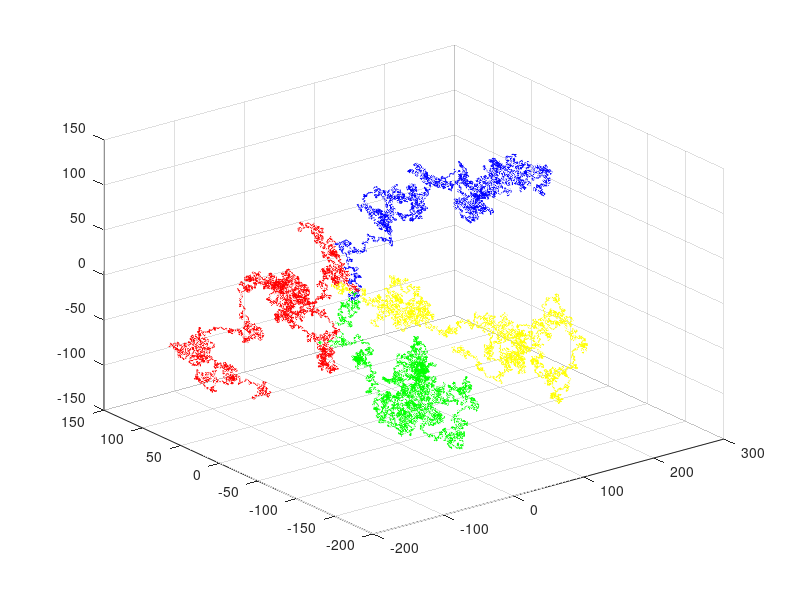

Source code (MATLAB):
p=0.5;
n=10000;
colorstr=['b' 'r' 'g' 'y'];          
for k=1:4
  z=2.*(rand(3,n)<=p)-1; 
  x=[zeros(1,3); cumsum(z')];
      col=colorstr(k);
      plot3(x(:,1),x(:,2),x(:,3),col);
  hold on
end
grid
